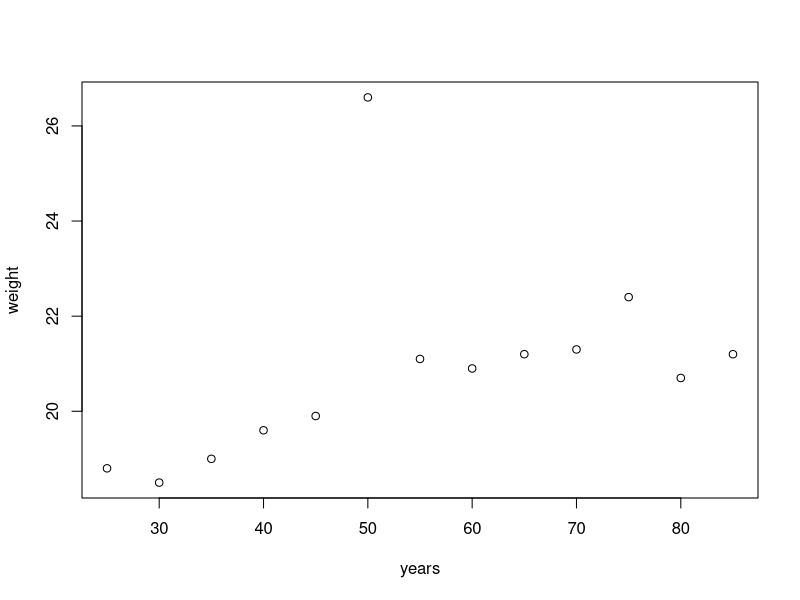
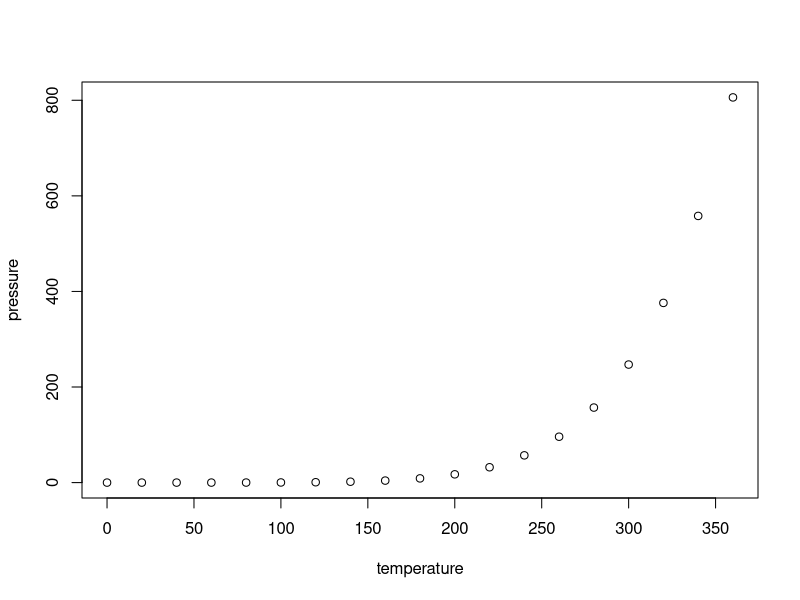

Here is the R script that generated these plots, in order:
## ---- chunk 1
knitr::opts_chunk$set(echo = TRUE)
## ---- chunk 2
A <- c(18.8, 18.5, 19.0, 19.6, 19.9, 26.6, 21.1, 20.9, 21.2, 21.3, 22.4, 20.7, 21.2)
b <- c(25, 30, 35, 40, 45, 50, 55, 60, 65, 70, 75, 80, 85)
plot(b,A, xlab = "years", ylab = "weight")
## ---- chunk 3
summary(cars)
## ---- chunk 4
plot(pressure)
